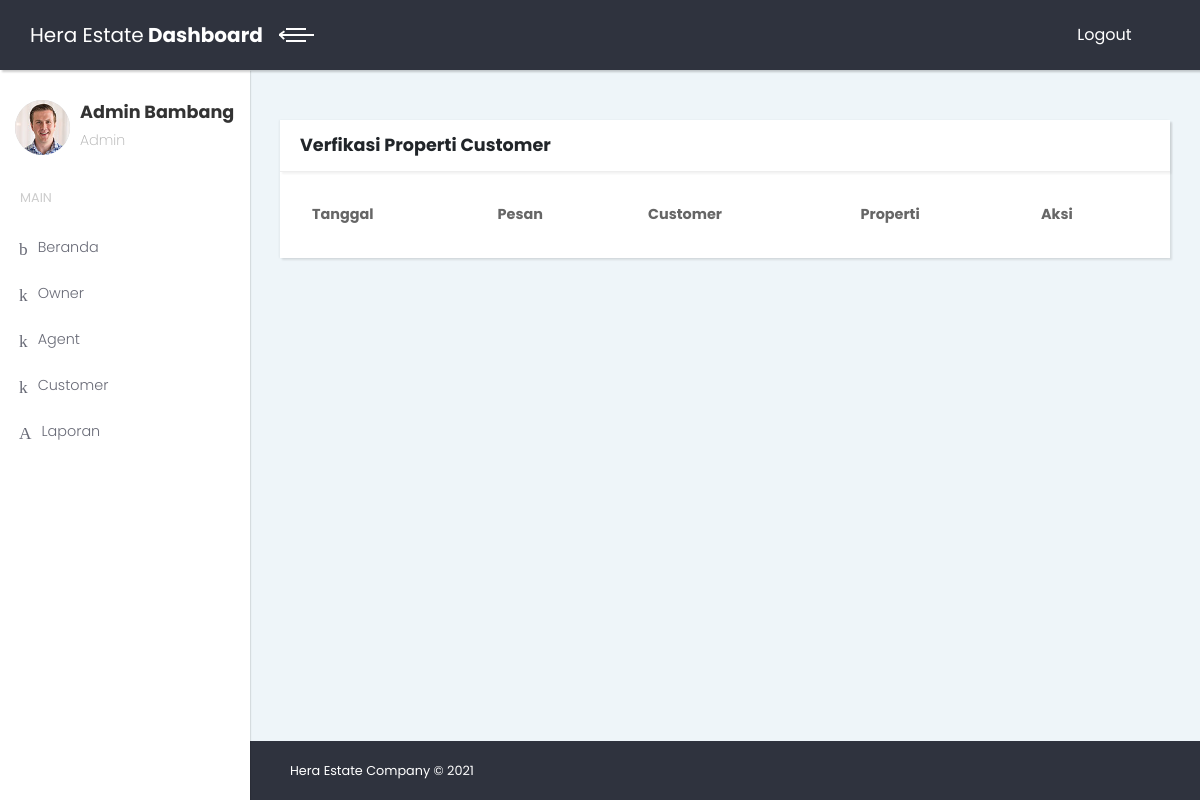
Before: /heraAdmin/index.php?page=customer&aksi=content (signed in) with the older database file.
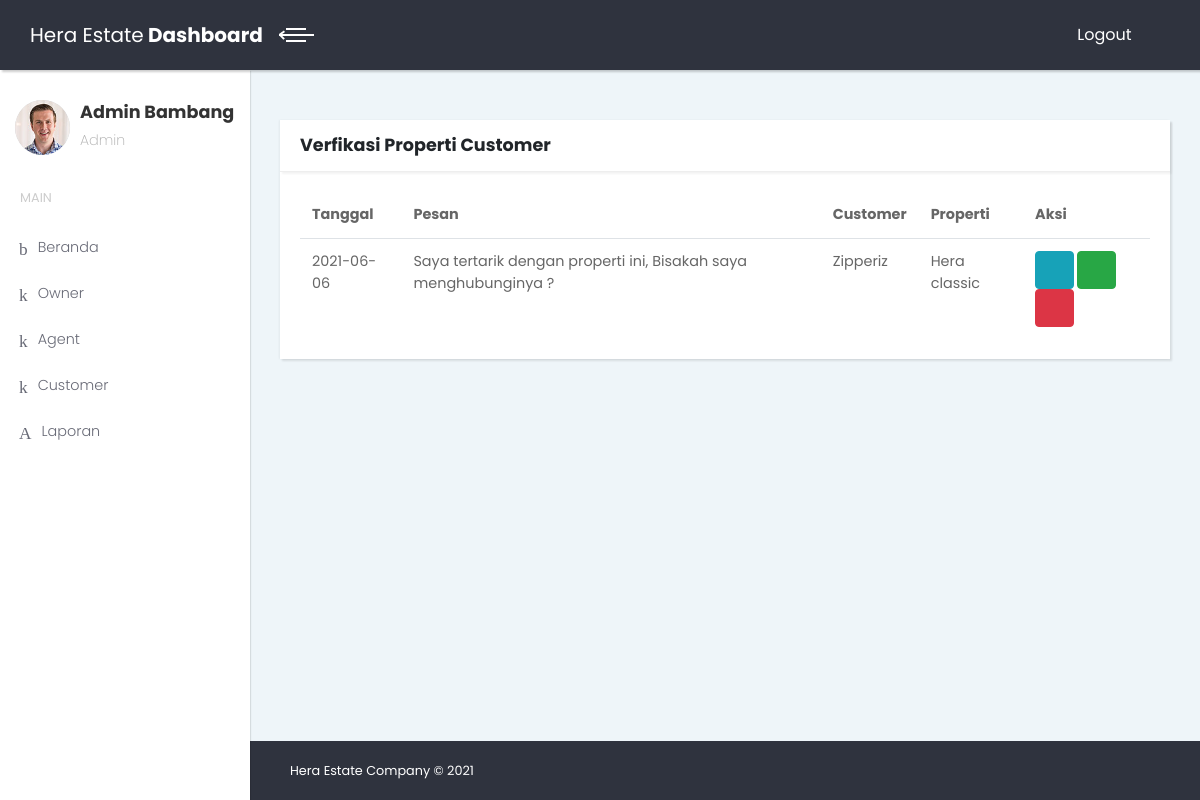
After: the same page with the newer database file.
### tables this page shows
CREATE TABLE `tb_validate` (
  `id_validate` int(11) NOT NULL,
  `message` varchar(200) NOT NULL,
  `id_properties` int(11) NOT NULL,
  `id_agent` int(11) DEFAULT NULL,
  `id_customer` int(11) DEFAULT NULL,
  `status_validate` int(11) DEFAULT '0',
  `created_at` datetime NOT NULL DEFAULT CURRENT_TIMESTAMP,
  `updated_at` datetime NOT NULL DEFAULT CURRENT_TIMESTAMP
);

CREATE TABLE `tb_users` (
  `id_users` bigint(20) UNSIGNED NOT NULL,
  `name` varchar(191) NOT NULL,
  `username` varchar(191) NOT NULL,
  `password` varchar(191) NOT NULL,
  `level` int(11) NOT NULL,
  `email` varchar(191) NOT NULL,
  `telephone` varchar(191) NOT NULL,
  `created_at` timestamp NOT NULL DEFAULT CURRENT_TIMESTAMP,
  `updated_at` timestamp NOT NULL DEFAULT CURRENT_TIMESTAMP ON UPDATE CURRENT_TIMESTAMP
);

CREATE TABLE `tb_properties` (
  `id_properties` bigint(20) UNSIGNED NOT NULL,
  `name_properties` varchar(191) NOT NULL,
  `type` varchar(191) NOT NULL,
  `bedroom` varchar(11) NOT NULL,
  `toilet` varchar(11) NOT NULL,
  `pool` varchar(11) NOT NULL,
  `location` varchar(191) NOT NULL,
  `description` longtext NOT NULL,
  `document` varchar(191) NOT NULL,
  `production_year` varchar(191) NOT NULL,
  `owner` varchar(100) NOT NULL,
  `img` varchar(100) NOT NULL,
  `price` varchar(191) DEFAULT NULL,
  `status` varchar(191) NOT NULL DEFAULT '0',
  `created_at` timestamp NOT NULL DEFAULT CURRENT_TIMESTAMP,
  `updated_at` timestamp NOT NULL DEFAULT CURRENT_TIMESTAMP ON UPDATE CURRENT_TIMESTAMP
);

### heraAdmin/pages/customer/content.php (the view, shortened to what this page needs)
<div class="content-inner">
  <section>
    <div class="container-fluid">
      <div class="card">
        <div class="card-header">
          <h4>Verfikasi Properti Customer</h4>
        </div>
        <div class="card-body">
          <div class="table-responsive">
            <table id="datatable1" style="width: 100%;" class="table">
              <thead>
                <tr>
                  <th>Tanggal</th>
                  <th>Pesan</th>
                  <th>Customer</th>
                  <th>Properti</th>
                  <th>Aksi</th>
                </tr>
              </thead>
              <tbody>
                <?php
                  $perintah = "SELECT * FROM tb_validate AS validate INNER JOIN tb_properties AS properties ON validate.id_properties = properties.id_properties INNER JOIN tb_users AS users ON validate.id_customer = users.id_users WHERE status_validate = '4'";
                  $data = mysqli_query($conn, $perintah);
                  while ($dataAdmin = mysqli_fetch_array($data)) {
                    $tglInput = date_create($dataAdmin['created_at']);
                ?>
                <tr>
                  <td><?php echo date_format($tglInput, "Y-m-d"); ?></td>
                  <td><?php echo $dataAdmin['message']; ?></td>
                  <td><?php echo $dataAdmin['name']; ?></td>
                  <td><?php echo $dataAdmin['name_properties']; ?></td>
                  <td>
                    <button type="button" data-toggle="modal" data-target="#myModal<?php echo $dataAdmin['id_validate']; ?>" class="btn btn-info"><i class="fa fa-eye"></i></button>
                    <a onClick="return confirm('Apakah anda ingin mensetujui permintaan ini?')" href="?page=customer&aksi=validate&id=<?php echo $dataAdmin['id_validate']?>" class="btn btn-success"><i class="fa fa-check"></i></a>
                    <a onClick="return confirm('Apakah anda ingin menolak permintaan ini?')" href="?page=customer&aksi=delete&id=<?php echo $dataAdmin['id_validate']?>" class="btn btn-danger"><i class="fa fa-close"></i></a>
                  </td>
                </tr>
                <?php
                  }
                ?>
              </tbody>
            </table>
          </div>
        </div>
      </div>
    </div>
  </section>
  <footer class="main-footer">
    <div class="container-fluid">
      <div class="row">
        <div class="col-sm-6">
          <p>Hera Estate Company &copy; 2021</p>
        </div>
      </div>
    </div>
  </footer>
</div>

Changed rows visible on the page:
added tb_validate: tb_users.created_at "2021-06-06", message "Saya tertarik dengan properti ini, Bisakah saya menghubunginya ?", tb_users.name "Zipperiz", id_properties.name_properties "Hera classic"
